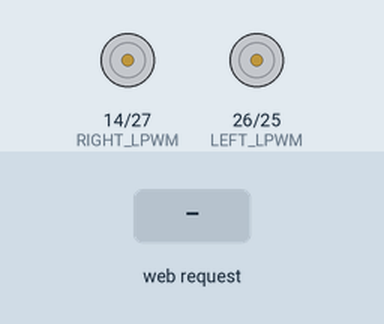
The sketch below on a simulated ESP32. Shown: motor-driver pin pairs drawn as motors (green arrow = first pin HIGH = forward, orange = second pin HIGH = backward, longer = more drive). Inputs (shaded band) come from the test bench. What the sketch prints to the serial monitor is not drawn.

Above: at 1.2 s.
1.3 s: HTTP request GET /cmd?action=forward received
At 1.7 s:
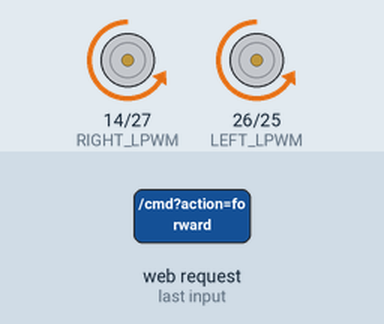
3.3 s: HTTP request GET /cmd?action=backward received
At 3.7 s:
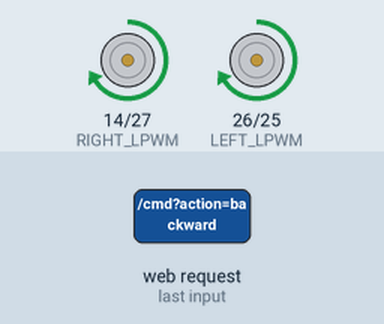
5.3 s: HTTP request GET /cmd?action=left received
At 5.6 s:
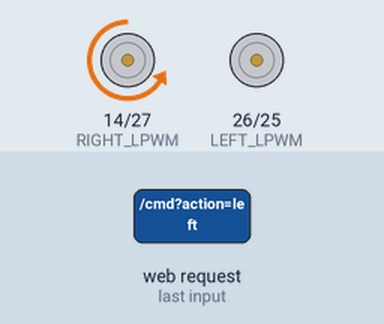
7.3 s: HTTP request GET /cmd?action=right received
At 7.7 s:
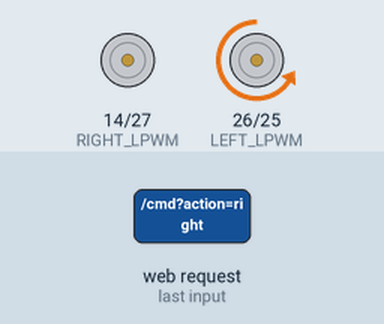
Timing chart, 0 to 10.3 s (numbered marks = the images above; inputs shaded):
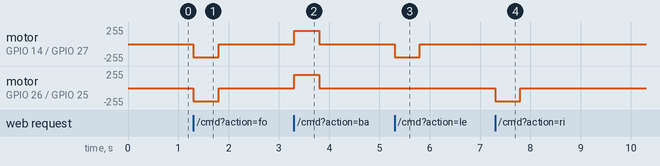

Measured:
- after the input at 1.3 s, motor on GPIO 14 (RIGHT_LPWM) / GPIO 27 (RIGHT_RPWM), motor on GPIO 26 (LEFT_LPWM) / GPIO 25 (LEFT_RPWM): stopped → backward 199/255 at once, → stopped 0.50 s later
- after the input at 3.3 s, motor on GPIO 14 (RIGHT_LPWM) / GPIO 27 (RIGHT_RPWM), motor on GPIO 26 (LEFT_LPWM) / GPIO 25 (LEFT_RPWM): stopped → forward 199/255 at once, → stopped 0.50 s later
- after the input at 5.3 s, motor on GPIO 14 (RIGHT_LPWM) / GPIO 27 (RIGHT_RPWM): stopped → backward 199/255 at once, → stopped 0.50 s later
- after the input at 7.3 s, motor on GPIO 26 (LEFT_LPWM) / GPIO 25 (LEFT_RPWM): stopped → backward 199/255 at once, → stopped 0.50 s later

The sketch:

fail_mary.ino
```cpp
/*
 * ============================================================
 *  FAIL MARY — ESP32 WiFi Robot Car Controller
 *  v1.1 — reliability fixes only
 * ============================================================
 *  FIXES APPLIED:
 *    1. Dead-man watchdog: motors stop if no command in 500ms
 *    2. turnLeft/turnRight corrected (were identical to spin)
 *    3. Speed slider updates motors immediately mid-movement
 *    4. JS hold() timer skips if previous fetch still in-flight
 *    5. Stop button ontouchend void(0) bug fixed
 *    6. motorSpeed read at execution time, not captured at press
 *
 *  Hardware:
 *    - ESP32 Dev Module
 *    - 2x BTS7960 motor drivers
 *    - 4x Johnson 12V 200RPM motors (left side on Driver 1,
 *      right side on Driver 2, right side polarity flipped)
 *
 *  BTS7960 Pin Connections:
 *    Driver 1 (LEFT side):
 *      RPWM  <- GPIO 25   (left forward)
 *      LPWM  <- GPIO 26   (left reverse)
 *      R_EN  <- 3.3V
 *      L_EN  <- 3.3V
 *      VCC   <- 5V (from LM2596)
 *      GND   <- Common GND
 *      B+    <- 11.1V (from LiPo)
 *      B-    <- Common GND
 *
 *    Driver 2 (RIGHT side):
 *      RPWM  <- GPIO 27   (right forward)
 *      LPWM  <- GPIO 14   (right reverse)
 *      R_EN  <- 3.3V
 *      L_EN  <- 3.3V
 *      VCC   <- 5V (from LM2596)
 *      GND   <- Common GND
 *      B+    <- 11.1V (from LiPo)
 *      B-    <- Common GND
 *
 *  WiFi:
 *    SSID     : Fail mary
 *    Password : signofthetimes
 *    IP       : 192.168.4.2
 * ============================================================
 */

#include <WiFi.h>
#include <WebServer.h>

// ── WiFi credentials ──────────────────────────────────────
const char* SSID     = "Fail mary";
const char* PASSWORD = "signofthetimes";

// ── GPIO pin assignments ───────────────────────────────────
#define LEFT_RPWM   25
#define LEFT_LPWM   26
#define RIGHT_RPWM  27
#define RIGHT_LPWM  14

// ── PWM settings ───────────────────────────────────────────
#define PWM_FREQ  20000
#define PWM_RES   8

// ── Default speed (0–255) ──────────────────────────────────
int motorSpeed = 200;

// ── FIX 1: Dead-man watchdog ──────────────────────────────
// Tracks the last time any motion command was received.
// loop() checks this every iteration — if more than
// WATCHDOG_MS have elapsed without a command, motors stop.
// This means a dropped WiFi connection, crashed browser tab,
// or phone going to sleep can never leave the robot running.
#define WATCHDOG_MS 500
unsigned long lastCmdTime = 0;
bool motorsStopped = true;   // avoid spamming stopAll() every loop tick

// ── Current motion command ─────────────────────────────────
// FIX 6: store the command name so we can re-apply it when
// speed changes mid-movement (instead of capturing the old
// motorSpeed value at button-press time).
String currentCmd = "";

// ── Web server on port 80 ──────────────────────────────────
WebServer server(80);

// ══════════════════════════════════════════════════════════
//  Motor control helpers
// ══════════════════════════════════════════════════════════

void stopAll() {
  ledcWrite(LEFT_RPWM,  0);
  ledcWrite(LEFT_LPWM,  0);
  ledcWrite(RIGHT_RPWM, 0);
  ledcWrite(RIGHT_LPWM, 0);
}

void setLeft(int spd) {
  if (spd >= 0) {
    ledcWrite(LEFT_RPWM, spd);
    ledcWrite(LEFT_LPWM, 0);
  } else {
    ledcWrite(LEFT_RPWM, 0);
    ledcWrite(LEFT_LPWM, -spd);
  }
}

void setRight(int spd) {
  if (spd >= 0) {
    ledcWrite(RIGHT_RPWM, spd);
    ledcWrite(RIGHT_LPWM, 0);
  } else {
    ledcWrite(RIGHT_RPWM, 0);
    ledcWrite(RIGHT_LPWM, -spd);
  }
}

void moveForward()  { setLeft(motorSpeed);  setRight(motorSpeed);  }
void moveBackward() { setLeft(-motorSpeed); setRight(-motorSpeed); }

// FIX 2: turnLeft/turnRight corrected.
// Previously these were identical to spinLeft/spinRight
// (both sides opposite directions = spin in place).
// A proper tank turn drives one side at full speed and
// brakes the other — giving a wide arc instead of spinning.
// The turning side drives at motorSpeed; the inside wheel
// stops. For a tighter arc, you could drive the inside wheel
// backward at a reduced speed — but stopped is the safe
// baseline that's clearly different from spin.
void turnLeft()  { setLeft(0);           setRight(motorSpeed);  }
void turnRight() { setLeft(motorSpeed);  setRight(0);           }

// Spin in place — left and right at equal speed, opposite directions
void spinLeft()  { setLeft(-motorSpeed); setRight(motorSpeed);  }
void spinRight() { setLeft(motorSpeed);  setRight(-motorSpeed); }

// FIX 6 helper: re-apply the current command using the
// latest motorSpeed value. Called from handleSpeed() so
// a slider change takes effect immediately.
void applyCurrentCmd() {
  if      (currentCmd == "forward")   moveForward();
  else if (currentCmd == "backward")  moveBackward();
  else if (currentCmd == "left")      turnLeft();
  else if (currentCmd == "right")     turnRight();
  else if (currentCmd == "spinleft")  spinLeft();
  else if (currentCmd == "spinright") spinRight();
  // "stop" or empty → do nothing; motors are already stopped
}

// ══════════════════════════════════════════════════════════
//  HTML page
// ══════════════════════════════════════════════════════════

const char PAGE[] PROGMEM = R"rawhtml(
<!DOCTYPE html>
<html lang="en">
<head>
<meta charset="UTF-8">
<meta name="viewport" content="width=device-width, initial-scale=1.0, user-scalable=no">
<title>Fail Mary</title>
<style>
  @import url('https://fonts.googleapis.com/css2?family=Bebas+Neue&family=Share+Tech+Mono&display=swap');

  *, *::before, *::after { box-sizing: border-box; margin: 0; padding: 0; }

  :root {
    --bg:       #0a0a0f;
    --panel:    #111118;
    --accent:   #e8ff00;
    --red:      #ff2d2d;
    --dim:      #2a2a35;
    --text:     #c8c8d8;
    --btn-h:    80px;
    --btn-w:    80px;
    --gap:      12px;
  }

  html, body {
    width: 100%; height: 100%;
    background: var(--bg);
    color: var(--text);
    font-family: 'Share Tech Mono', monospace;
    overflow: hidden;
    touch-action: none;
  }

  body::after {
    content: '';
    position: fixed; inset: 0;
    background: repeating-linear-gradient(
      0deg,
      transparent,
      transparent 2px,
      rgba(0,0,0,0.08) 2px,
      rgba(0,0,0,0.08) 4px
    );
    pointer-events: none;
    z-index: 100;
  }

  #app {
    display: flex;
    flex-direction: row;
    align-items: center;
    justify-content: space-around;
    width: 100vw;
    height: 100vh;
    padding: 16px 24px;
    gap: 16px;
  }

  #title {
    position: fixed;
    top: 0; left: 0; right: 0;
    text-align: center;
    font-family: 'Bebas Neue', sans-serif;
    font-size: 13px;
    letter-spacing: 6px;
    color: var(--accent);
    padding: 5px 0;
    background: rgba(0,0,0,0.6);
    z-index: 50;
  }

  #status {
    position: fixed;
    top: 6px; right: 16px;
    font-size: 10px;
    letter-spacing: 2px;
    color: var(--accent);
    display: flex; align-items: center; gap: 6px;
    z-index: 51;
  }
  #dot {
    width: 7px; height: 7px;
    border-radius: 50%;
    background: var(--accent);
    box-shadow: 0 0 8px var(--accent);
    animation: pulse 1.4s ease-in-out infinite;
  }
  /* FIX 1: watchdog timeout turns dot red */
  #dot.dead {
    background: var(--red);
    box-shadow: 0 0 8px var(--red);
    animation: none;
  }
  @keyframes pulse {
    0%,100% { opacity: 1; }
    50%      { opacity: 0.3; }
  }

  #dpad {
    display: grid;
    grid-template-columns: var(--btn-w) var(--btn-w) var(--btn-w);
    grid-template-rows:    var(--btn-h) var(--btn-h) var(--btn-h);
    gap: var(--gap);
    flex-shrink: 0;
  }

  #right-panel {
    display: flex;
    flex-direction: column;
    align-items: center;
    justify-content: center;
    gap: 24px;
    flex-shrink: 0;
  }

  #spin-row { display: flex; gap: var(--gap); }

  .btn {
    width: var(--btn-w);
    height: var(--btn-h);
    border: 2px solid var(--dim);
    border-radius: 10px;
    background: var(--panel);
    color: var(--text);
    font-family: 'Share Tech Mono', monospace;
    font-size: 11px;
    letter-spacing: 1px;
    display: flex;
    flex-direction: column;
    align-items: center;
    justify-content: center;
    gap: 4px;
    cursor: pointer;
    user-select: none;
    -webkit-user-select: none;
    transition: border-color 0.1s, background 0.1s, box-shadow 0.1s;
    -webkit-tap-highlight-color: transparent;
  }
  .btn svg { width: 28px; height: 28px; fill: var(--text); transition: fill 0.1s; }
  .btn span { font-size: 9px; letter-spacing: 2px; opacity: 0.6; }

  .btn.active, .btn:active {
    background: rgba(232, 255, 0, 0.12);
    border-color: var(--accent);
    box-shadow: 0 0 18px rgba(232, 255, 0, 0.3), inset 0 0 8px rgba(232, 255, 0, 0.08);
  }
  .btn.active svg, .btn:active svg { fill: var(--accent); }

  .btn.spin.active, .btn.spin:active {
    background: rgba(255, 45, 45, 0.12);
    border-color: var(--red);
    box-shadow: 0 0 18px rgba(255, 45, 45, 0.3), inset 0 0 8px rgba(255, 45, 45, 0.08);
  }
  .btn.spin.active svg, .btn.spin:active svg { fill: var(--red); }
  .btn.spin svg { fill: var(--text); }

  #btn-fwd  { grid-column: 2; grid-row: 1; }
  #btn-left { grid-column: 1; grid-row: 2; }
  #btn-stop { grid-column: 2; grid-row: 2; }
  #btn-right{ grid-column: 3; grid-row: 2; }
  #btn-bwd  { grid-column: 2; grid-row: 3; }

  #btn-stop {
    border-color: #3a1a1a;
    background: #180a0a;
  }
  #btn-stop svg { fill: #ff5555; }
  #btn-stop:active, #btn-stop.active {
    border-color: var(--red);
    box-shadow: 0 0 18px rgba(255,45,45,0.4);
    background: rgba(255,45,45,0.15);
  }

  #slider-wrap {
    width: 200px;
    display: flex;
    flex-direction: column;
    gap: 10px;
  }
  #slider-label {
    display: flex;
    justify-content: space-between;
    font-size: 10px;
    letter-spacing: 3px;
    color: var(--accent);
  }
  #speed-slider {
    -webkit-appearance: none;
    appearance: none;
    width: 100%;
    height: 6px;
    border-radius: 3px;
    background: linear-gradient(to right, var(--accent) 0%, var(--accent) var(--pct, 78%), var(--dim) var(--pct, 78%));
    outline: none;
    cursor: pointer;
  }
  #speed-slider::-webkit-slider-thumb {
    -webkit-appearance: none;
    width: 22px; height: 22px;
    border-radius: 50%;
    background: var(--accent);
    box-shadow: 0 0 12px rgba(232,255,0,0.6);
    border: 3px solid var(--bg);
    cursor: pointer;
  }
  #speed-slider::-moz-range-thumb {
    width: 22px; height: 22px;
    border-radius: 50%;
    background: var(--accent);
    box-shadow: 0 0 12px rgba(232,255,0,0.6);
    border: 3px solid var(--bg);
    cursor: pointer;
  }

  #spin-label {
    font-size: 10px;
    letter-spacing: 3px;
    color: var(--red);
    text-align: center;
  }

  .divider {
    width: 200px;
    height: 1px;
    background: linear-gradient(to right, transparent, var(--dim), transparent);
  }
</style>
</head>
<body>

<div id="title">FAIL&nbsp;&nbsp;MARY&nbsp;&nbsp;·&nbsp;&nbsp;RC&nbsp;&nbsp;CONTROLLER</div>
<div id="status"><div id="dot"></div><span id="status-text">LIVE</span></div>

<div id="app">

  <div id="dpad">
    <button class="btn" id="btn-fwd"
      ontouchstart="hold('forward')" ontouchend="release()"
      onmousedown="hold('forward')" onmouseup="release()">
      <svg viewBox="0 0 24 24"><path d="M12 4l8 10H4z"/></svg>
      <span>FWD</span>
    </button>

    <button class="btn" id="btn-left"
      ontouchstart="hold('left')" ontouchend="release()"
      onmousedown="hold('left')" onmouseup="release()">
      <svg viewBox="0 0 24 24"><path d="M4 12l10-8v16z"/></svg>
      <span>LEFT</span>
    </button>

    <!-- FIX 5: removed void(0) from ontouchend; stop is a one-shot, no release needed -->
    <button class="btn" id="btn-stop"
      ontouchstart="send('stop')" ontouchend="return false"
      onmousedown="send('stop')">
      <svg viewBox="0 0 24 24"><rect x="5" y="5" width="14" height="14" rx="2"/></svg>
      <span>STOP</span>
    </button>

    <button class="btn" id="btn-right"
      ontouchstart="hold('right')" ontouchend="release()"
      onmousedown="hold('right')" onmouseup="release()">
      <svg viewBox="0 0 24 24"><path d="M20 12L10 4v16z"/></svg>
      <span>RIGHT</span>
    </button>

    <button class="btn" id="btn-bwd"
      ontouchstart="hold('backward')" ontouchend="release()"
      onmousedown="hold('backward')" onmouseup="release()">
      <svg viewBox="0 0 24 24"><path d="M12 20l8-10H4z"/></svg>
      <span>BWD</span>
    </button>
  </div>

  <div id="right-panel">
    <div id="spin-label">⟳&nbsp;&nbsp;SPIN IN PLACE&nbsp;&nbsp;⟳</div>

    <div id="spin-row">
      <button class="btn spin" id="btn-spinL"
        ontouchstart="hold('spinleft')" ontouchend="release()"
        onmousedown="hold('spinleft')" onmouseup="release()">
        <svg viewBox="0 0 24 24">
          <path d="M12 4a8 8 0 1 0 7.4 5h-2.2A6 6 0 1 1 12 6V4z"/>
          <path d="M9 1l3 4-4 2z"/>
        </svg>
        <span>↺ CCW</span>
      </button>

      <button class="btn spin" id="btn-spinR"
        ontouchstart="hold('spinright')" ontouchend="release()"
        onmousedown="hold('spinright')" onmouseup="release()">
        <svg viewBox="0 0 24 24">
          <path d="M12 4a8 8 0 1 1-7.4 5h2.2A6 6 0 1 0 12 6V4z"/>
          <path d="M15 1l-3 4 4 2z"/>
        </svg>
        <span>↻ CW</span>
      </button>
    </div>

    <div class="divider"></div>

    <div id="slider-wrap">
      <div id="slider-label">
        <span>SPEED</span>
        <span id="spd-val">78%</span>
      </div>
      <input type="range" id="speed-slider" min="0" max="255" value="200"
        oninput="updateSpeed(this.value)">
    </div>
  </div>

</div>

<script>
  var holdTimer  = null;
  var activeBtn  = null;

  // FIX 4: track in-flight fetch to avoid command backlog.
  // If the previous request hasn't returned yet we skip
  // this tick rather than queuing another fetch behind it.
  var fetchInFlight = false;

  // FIX 1: watchdog — ping the server; if fetch fails
  // the server-side watchdog will stop the motors on its own,
  // but we also update the UI dot to show loss of connection.
  var lastAckTime = Date.now();
  setInterval(function() {
    if (Date.now() - lastAckTime > 1000) {
      document.getElementById('dot').classList.add('dead');
      document.getElementById('status-text').textContent = 'TIMEOUT';
    }
  }, 500);

  function send(cmd) {
    // FIX 4: skip this send if a fetch is already in-flight
    if (fetchInFlight) return;
    fetchInFlight = true;
    fetch('/cmd?action=' + cmd)
      .then(function() {
        lastAckTime = Date.now();
        document.getElementById('dot').classList.remove('dead');
        document.getElementById('status-text').textContent = 'LIVE';
      })
      .catch(function() {})
      .finally(function() { fetchInFlight = false; });
  }

  function hold(cmd) {
    if (activeBtn) clearBtn(activeBtn);
    var id = 'btn-' + cmdToId(cmd);
    activeBtn = document.getElementById(id);
    if (activeBtn) activeBtn.classList.add('active');

    send(cmd);
    holdTimer = setInterval(function() { send(cmd); }, 100);
  }

  function release() {
    if (holdTimer) { clearInterval(holdTimer); holdTimer = null; }
    if (activeBtn) { activeBtn.classList.remove('active'); activeBtn = null; }
    send('stop');
  }

  function cmdToId(cmd) {
    var map = {
      forward: 'fwd', backward: 'bwd', left: 'left', right: 'right',
      spinleft: 'spinL', spinright: 'spinR'
    };
    return map[cmd] || cmd;
  }

  function clearBtn(el) {
    if (el) el.classList.remove('active');
  }

  // FIX 3 & 6: speed change takes effect immediately.
  // We send /speed (which re-applies the current command
  // server-side at the new speed) rather than just updating
  // a local variable that only matters on the next press.
  function updateSpeed(val) {
    var pct = Math.round(val / 255 * 100);
    document.getElementById('spd-val').textContent = pct + '%';
    document.getElementById('speed-slider').style.setProperty('--pct', pct + '%');
    fetch('/speed?val=' + val).catch(function(){});
  }

  updateSpeed(200);

  document.addEventListener('contextmenu', function(e){ e.preventDefault(); });
</script>
</body>
</html>
)rawhtml";

// ══════════════════════════════════════════════════════════
//  HTTP route handlers
// ══════════════════════════════════════════════════════════

void handleRoot() {
  server.send_P(200, "text/html", PAGE);
}

void handleCmd() {
  if (!server.hasArg("action")) { server.send(400, "text/plain", "missing action"); return; }
  String action = server.arg("action");

  // FIX 1: any command (including "stop") resets the watchdog
  lastCmdTime = millis();
  motorsStopped = false;

  // FIX 6: record which command is active so speed changes
  // can re-apply it immediately
  currentCmd = action;

  if      (action == "forward")   moveForward();
  else if (action == "backward")  moveBackward();
  else if (action == "left")      turnLeft();
  else if (action == "right")     turnRight();
  else if (action == "spinleft")  spinLeft();
  else if (action == "spinright") spinRight();
  else {
    // "stop" or unknown
    currentCmd = "";
    stopAll();
    motorsStopped = true;
  }

  server.send(200, "text/plain", "OK");
}

void handleSpeed() {
  if (!server.hasArg("val")) { server.send(400, "text/plain", "missing val"); return; }
  motorSpeed = constrain(server.arg("val").toInt(), 0, 255);

  // FIX 3: re-apply the active command at the new speed so
  // the change is felt immediately without releasing the button
  applyCurrentCmd();

  server.send(200, "text/plain", "OK");
}

// ══════════════════════════════════════════════════════════
//  setup()
// ══════════════════════════════════════════════════════════
void setup() {
  Serial.begin(115200);

  ledcAttach(LEFT_RPWM,  PWM_FREQ, PWM_RES);
  ledcAttach(LEFT_LPWM,  PWM_FREQ, PWM_RES);
  ledcAttach(RIGHT_RPWM, PWM_FREQ, PWM_RES);
  ledcAttach(RIGHT_LPWM, PWM_FREQ, PWM_RES);

  stopAll();

  // FIX 1: initialise watchdog timestamp so we don't
  // trigger a false stop during the boot window
  lastCmdTime = millis();

  WiFi.mode(WIFI_AP);
  IPAddress localIP(192, 168, 4, 2);
  IPAddress gateway(192, 168, 4, 2);
  IPAddress subnet(255, 255, 255, 0);
  WiFi.softAPConfig(localIP, gateway, subnet);
  WiFi.softAP(SSID, PASSWORD);
  Serial.println("AP started");
  Serial.print("SSID: ");     Serial.println(SSID);
  Serial.print("IP:   ");     Serial.println(WiFi.softAPIP());

  server.on("/",      handleRoot);
  server.on("/cmd",   handleCmd);
  server.on("/speed", handleSpeed);
  server.begin();

  Serial.println("HTTP server started");
}

// ══════════════════════════════════════════════════════════
//  loop()
// ══════════════════════════════════════════════════════════
void loop() {
  server.handleClient();

  // FIX 1: dead-man watchdog
  // If no command has arrived within WATCHDOG_MS, stop motors.
  // This catches: dropped WiFi, closed browser, phone sleep,
  // app crash — anything that cuts off the command stream.
  if (!motorsStopped && (millis() - lastCmdTime > WATCHDOG_MS)) {
    stopAll();
    currentCmd = "";
    motorsStopped = true;
    Serial.println("WATCHDOG: no command received — motors stopped");
  }
}
```
